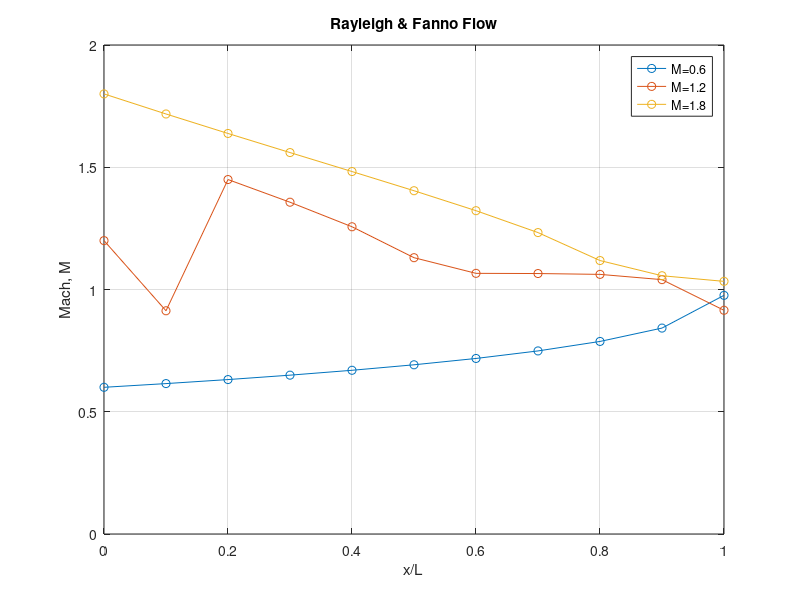

Recreate this plot in MATLAB.
clear all
close all
clc

T1 = 300; %Kelvin
M1 = 0.6; %M1
gamma1 = 1.4; %for air 
f1 = 0.002; %friction factor

D1 = 6/39.37; %inches to meters
Q1 = 2088*1055.06; %Btu/s to Watts

L_crit1 = 7; %used from Fanno Flow

x1 = 0; %entrance
n1 = 10; %steps
h1 = L_crit1/n1;
cp1 = 1005; %J/kg*K
m_dot1 = 15.43; %kg/s
T_o1 = T1*(1+(0.5*(gamma1-1))*M1^2);

x_1 = 0:h1:L_crit1;
M_1 = zeros(1,n1);


y=@(x_1, M_1)   [M_1*(1+0.5*(gamma1-1)*M_1^2)/(1-M_1^2)]*(([(gamma1*(M_1^2)*(f1/D1))])+((1+gamma1*M_1^2)/(2*(T_o1+((Q1/(pi()*D1*L_crit1))*x_1)/(L_crit1*m_dot1*cp1)))*((Q1/(pi()*D1*L_crit1)))/(L_crit1*m_dot1*cp1)));

M_1(1) = M1;


for i = 1:n1
    K1 = y(x_1(i),M_1(i));
    K2 = y(x_1(i) + h1/2 , M_1(i) + K1*h1/2);
    K3 = y(x_1(i) + h1/2 , M_1(i) + K2*h1/2);
    K4 = y(x_1(i) + h1 , M_1(i) + K3*h1);
    M_1(i+1) = M_1(i) + (K1 + 2*(K2 + K3) + K4)*h1/6;
end

plot (x_1/L_crit1 , M_1, '-o')
grid on
hold on

T2 = 300; %Kelvin
M2 = 1.2; %M1
gamma2 = 1.4; %for air 
f2 = 0.002; %friction factor

D2 = 6/39.37; %inches to meters
Q2 = 2088*1055.06; %Btu/s to Watts

L_crit2 = 5; %used from Fanno Flow

x2 = 0; %entrance
n2 = 10; %steps
h2 = L_crit2/n2;
cp2 = 1005; %J/kg*K
m_dot2 = 15.43; %kg/s
T_o2 = T2*(1+(0.5*(gamma2-1))*M2^2);

x_2 = 0:h2:L_crit2;
M_2 = zeros(1,n2);


y=@(x_2, M_2)   [M_2*(1+0.5*(gamma2-1)*M_2^2)/(1-M_2^2)]*(([(gamma2*(M_2^2)*(f2/D2))])+((1+gamma2*M_2^2)/(2*(T_o2+((Q2/(pi()*D2*L_crit2))*x_2)/(L_crit2*m_dot2*cp2)))*((Q2/(pi()*D2*L_crit2)))/(L_crit2*m_dot2*cp2)));

M_2(1) = M2;


for i = 1:n2
    K1 = y(x_2(i),M_2(i));
    K2 = y(x_2(i) + h2/2 , M_2(i) + K1*h2/2);
    K3 = y(x_2(i) + h2/2 , M_2(i) + K2*h2/2);
    K4 = y(x_2(i) + h2 , M_2(i) + K3*h2);
    M_2(i+1) = M_2(i) + (K1 + 2*(K2 + K3) + K4)*h2/6;
end

plot (x_2/L_crit2 , M_2, '-o')
hold on

T3 = 300; %Kelvin
M3 = 1.8; %M1
gamma3 = 1.4; %for air 
f3 = 0.002; %friction factor

D3 = 6/39.37; %inches to meters
Q3 = 2088*1055.06; %Btu/s to Watts

L_crit3 = 5.75; %used from Fanno Flow

x3 = 0; %entrance
n3 = 10; %steps
h3 = L_crit3/n3;
cp3 = 1005; %J/kg*K
m_dot3 = 15.43; %kg/s
T_o3 = T3*(1+(0.5*(gamma3-1))*M3^2);

x_3 = 0:h3:L_crit3;
M_3 = zeros(1,n3);


y=@(x_3, M_3)   [M_3*(1+0.5*(gamma3-1)*M_3^2)/(1-M_3^2)]*(([(gamma3*(M_3^2)*(f3/D3))])+((1+gamma3*M_3^2)/(2*(T_o3+((Q3/(pi()*D3*L_crit3))*x_3)/(L_crit3*m_dot3*cp3)))*((Q3/(pi()*D3*L_crit3)))/(L_crit3*m_dot3*cp3)));

M_3(1) = M3;


for i = 1:n3
    K1 = y(x_3(i),M_3(i));
    K2 = y(x_3(i) + h3/2 , M_3(i) + K1*h3/2);
    K3 = y(x_3(i) + h3/2 , M_3(i) + K2*h3/2);
    K4 = y(x_3(i) + h3 , M_3(i) + K3*h3);
    M_3(i+1) = M_3(i) + (K1 + 2*(K2 + K3) + K4)*h3/6;
end

plot (x_3/L_crit3 , M_3, '-o')
hold on

legend ('M=0.6', 'M=1.2', 'M=1.8')

xlim([0 1]);
ylim([0 2]);

title ('Rayleigh & Fanno Flow')
xlabel ('x/L')
ylabel ('Mach, M')